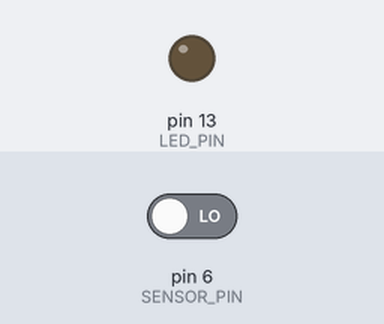
The program below on a simulated Teensy 4. On the bench: output pins drawn as LEDs (lit = HIGH). The inputs (shaded band) are chosen by the test bench; at power-on: pin 6 (SENSOR_PIN) LOW. What the program prints to the serial monitor is not drawn.

Above: at 1.2 s.
1.3 s: pin 6 (SENSOR_PIN) driven HIGH
At 2.5 s:
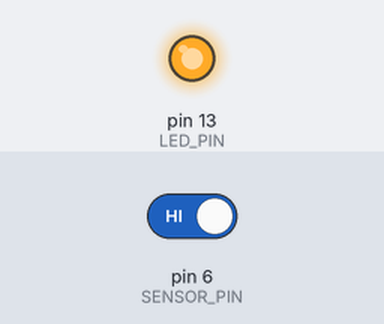
2.8 s: pin 6 (SENSOR_PIN) driven LOW
At 3.7 s:
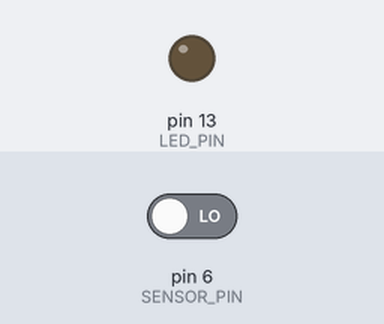
Timing chart, 0 to 5.8 s (numbered marks = the images above; inputs shaded):
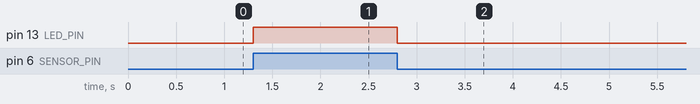

Measured:
- after the input at 1.3 s, pin 13 (LED_PIN): LOW → HIGH at once
- after the input at 2.8 s, pin 13 (LED_PIN): HIGH → LOW at once

The program:

main.cpp
```cpp
#include <Arduino.h>


// digital pin 6 has a sensor pin attached to it. Give it a name:
#define SENSOR_PIN  6
#define LED_PIN     13

// the setup routine runs once when you press reset:
void setup() {
  // initialize serial communication at 9600 bits per second:
  Serial.begin(9600);
  Serial.println("Hahaha");
  // make the SENSOR's pin an input:
  pinMode(SENSOR_PIN, INPUT);
  pinMode(LED_PIN, OUTPUT);
}

// the loop routine runs over and over again forever:
void loop() {
  // read the input pin:
  int sensorState = digitalRead(SENSOR_PIN);
  if(sensorState) digitalWrite(LED_PIN, HIGH);
  else digitalWrite(LED_PIN, LOW);
  // print out the state of the sensor:
  //Serial.println(sensorState);
  //delay(100);        // delay in between reads for stability
}
```
